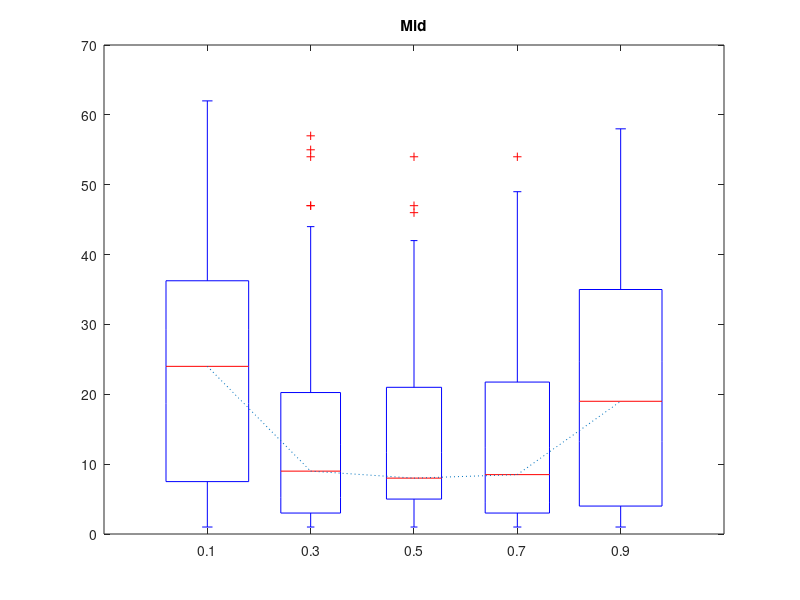

MATLAB code to generate this figure:
function  analyze_mid()
%mid
mid1=[62	61	60	59	57	57	54	54	54	52	47	46	44	43	40	40	37	37	36	36	35	35	34	34	33	32	31	31	26	26	26	26	25	25	24	24	24	23	22	22	21	20	20	20	18	17	16	15	14	13	13	8	8	8	6	6	6	6	4	4	4	4	4	3	3	3	3	3	2	2	1	1	0	0	0	0	0	0	0	0	0	0	0	0	0	0	0	0	0	0	0	0	0	0	0	0	0	0	0	0
];
mid3=[57	55	54	47	47	44	38	37	34	33	33	27	21	20	20	20	20	20	19	19	17	17	17	12	10	10	8	6	5	5	5	5	4	4	3	3	3	3	3	3	3	3	3	2	2	2	2	1	1	1	1	1	0	0	0	0	0	0	0	0	0	0	0	0	0	0	0	0	0	0	0	0	0	0	0	0	0	0	0	0	0	0	0	0	0	0	0	0	0	0	0	0	0	0	0	0	0	0	0	0
];
mid5=[54	47	46	42	41	41	35	35	34	33	26	21	21	21	17	17	17	17	14	13	13	12	9	8	8	8	8	8	6	6	6	6	6	5	5	5	5	4	3	3	2	2	1	1	1	1	1	1	0	0	0	0	0	0	0	0	0	0	0	0	0	0	0	0	0	0	0	0	0	0	0	0	0	0	0	0	0	0	0	0	0	0	0	0	0	0	0	0	0	0	0	0	0	0	0	0	0	0	0	0
];
mid7=[54	49	48	47	38	38	33	30	29	26	26	25	25	24	21	20	20	20	20	19	19	15	15	13	13	13	10	9	8	8	8	8	6	6	6	6	5	4	3	3	3	3	3	2	2	2	2	2	2	2	2	1	1	1	1	1	0	0	0	0	0	0	0	0	0	0	0	0	0	0	0	0	0	0	0	0	0	0	0	0	0	0	0	0	0	0	0	0	0	0	0	0	0	0	0	0	0	0	0	0
];
mid9=[58	56	54	54	53	52	51	50	45	44	44	41	41	40	40	39	35	35	35	35	34	34	33	32	32	32	29	28	25	24	24	21	21	21	19	19	19	19	17	17	14	13	12	11	8	7	6	6	6	6	6	6	5	4	4	4	4	3	3	3	3	3	2	2	2	2	2	2	2	1	1	1	0	0	0	0	0	0	0	0	0	0	0	0	0	0	0	0	0	0	0	0	0	0	0	0	0	0	0	0
];
midbox1=mid1;
midbox3=mid3;
midbox5=mid5;
midbox7=mid7;
midbox9=mid9;
weight0=find(midbox1==0);
midbox1(weight0)=[NaN]; 
weight0=find(midbox3==0);
midbox3(weight0)=[NaN]; 
weight0=find(midbox5==0);
midbox5(weight0)=[NaN]; 
weight0=find(midbox7==0);
midbox7(weight0)=[NaN]; 
weight0=find(midbox9==0);
midbox9(weight0)=[NaN]; 
boxplot([midbox1' midbox3' midbox5' midbox7' midbox9'],'plotstyle','compact')
hold on;
weight0=find(mid1==0);
mid1(weight0)=[]; 
weight0=find(mid3==0);
mid3(weight0)=[]; 
weight0=find(mid5==0);
mid5(weight0)=[]; 
weight0=find(mid7==0);
mid7(weight0)=[]; 
weight0=find(mid9==0);
mid9(weight0)=[]; 
medianx=[1:5];
mediany=[median(mid1),median(mid3),median(mid5),median(mid7),median(mid9)];
plot(medianx,mediany,':');
set(gca,'XTick',1:5);
set(gca,'XTickLabel',{'0.1','0.3','0.5','0.7','0.9'});
title('Mid');

end

